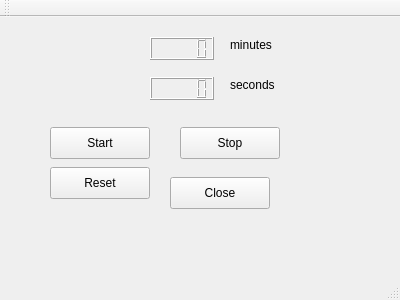
<?xml version="1.0" encoding="UTF-8"?>
<ui version="4.0">
 <class>MainWindow</class>
 <widget class="QMainWindow" name="MainWindow">
  <property name="geometry">
   <rect>
    <x>0</x>
    <y>0</y>
    <width>400</width>
    <height>300</height>
   </rect>
  </property>
  <property name="windowTitle">
   <string>MainWindow</string>
  </property>
  <widget class="QWidget" name="centralWidget">
   <widget class="QLCDNumber" name="lcdNumberMin">
    <property name="geometry">
     <rect>
      <x>150</x>
      <y>20</y>
      <width>64</width>
      <height>23</height>
     </rect>
    </property>
   </widget>
   <widget class="QLCDNumber" name="lcdNumberSec">
    <property name="geometry">
     <rect>
      <x>150</x>
      <y>60</y>
      <width>64</width>
      <height>23</height>
     </rect>
    </property>
   </widget>
   <widget class="QLabel" name="label">
    <property name="geometry">
     <rect>
      <x>230</x>
      <y>20</y>
      <width>58</width>
      <height>16</height>
     </rect>
    </property>
    <property name="text">
     <string>minutes</string>
    </property>
   </widget>
   <widget class="QLabel" name="label_2">
    <property name="geometry">
     <rect>
      <x>230</x>
      <y>60</y>
      <width>58</width>
      <height>16</height>
     </rect>
    </property>
    <property name="text">
     <string>seconds</string>
    </property>
   </widget>
   <widget class="QPushButton" name="startButton">
    <property name="geometry">
     <rect>
      <x>50</x>
      <y>110</y>
      <width>100</width>
      <height>32</height>
     </rect>
    </property>
    <property name="text">
     <string>Start</string>
    </property>
   </widget>
   <widget class="QPushButton" name="resetButton">
    <property name="geometry">
     <rect>
      <x>50</x>
      <y>150</y>
      <width>100</width>
      <height>32</height>
     </rect>
    </property>
    <property name="text">
     <string>Reset</string>
    </property>
   </widget>
   <widget class="QPushButton" name="stopButton">
    <property name="geometry">
     <rect>
      <x>180</x>
      <y>110</y>
      <width>100</width>
      <height>32</height>
     </rect>
    </property>
    <property name="text">
     <string>Stop</string>
    </property>
   </widget>
   <widget class="QPushButton" name="closeButton">
    <property name="geometry">
     <rect>
      <x>170</x>
      <y>160</y>
      <width>100</width>
      <height>32</height>
     </rect>
    </property>
    <property name="text">
     <string>Close</string>
    </property>
   </widget>
  </widget>
  <widget class="QMenuBar" name="menuBar">
   <property name="geometry">
    <rect>
     <x>0</x>
     <y>0</y>
     <width>400</width>
     <height>24</height>
    </rect>
   </property>
  </widget>
  <widget class="QToolBar" name="mainToolBar">
   <attribute name="toolBarArea">
    <enum>TopToolBarArea</enum>
   </attribute>
   <attribute name="toolBarBreak">
    <bool>false</bool>
   </attribute>
  </widget>
  <widget class="QStatusBar" name="statusBar"/>
 </widget>
 <layoutdefault spacing="6" margin="11"/>
 <resources/>
 <connections>
  <connection>
   <sender>closeButton</sender>
   <signal>clicked()</signal>
   <receiver>MainWindow</receiver>
   <slot>close()</slot>
   <hints>
    <hint type="sourcelabel">
     <x>219</x>
     <y>212</y>
    </hint>
    <hint type="destinationlabel">
     <x>199</x>
     <y>149</y>
    </hint>
   </hints>
  </connection>
 </connections>
</ui>
